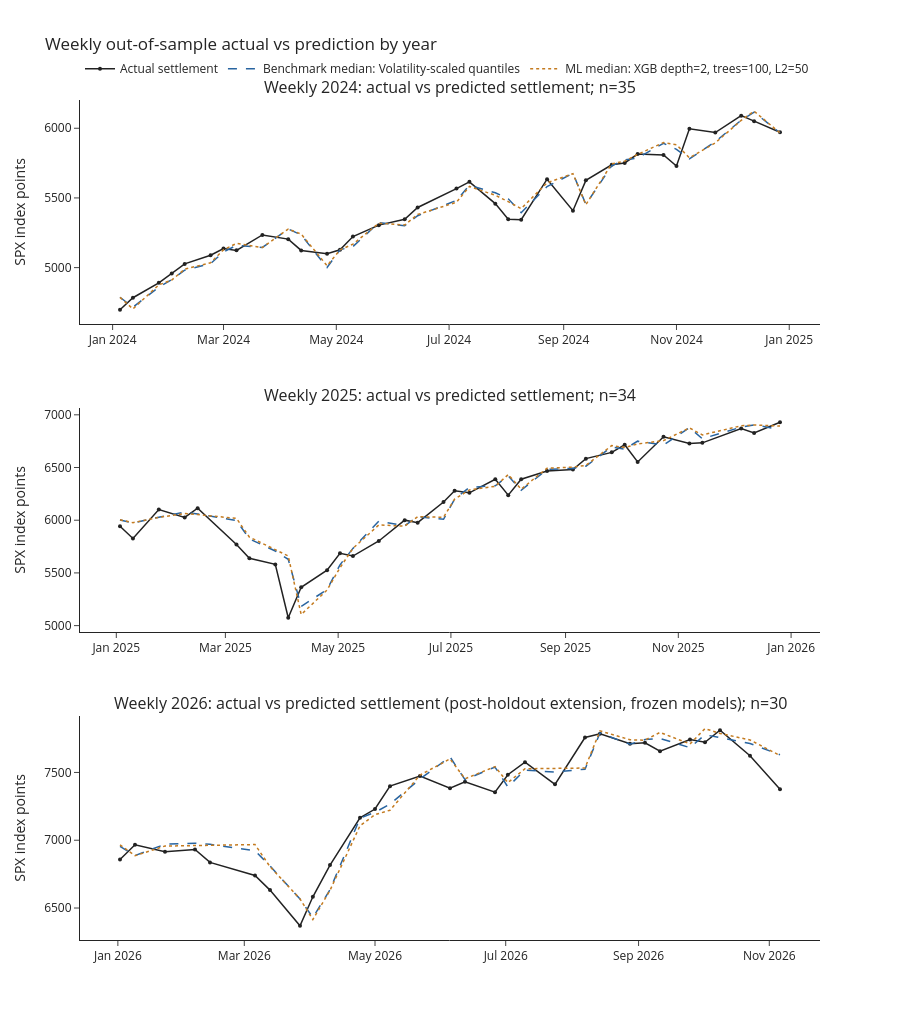

The notebook cell this image was saved under:
### Code cell
# Weekly actual vs predicted settlement, 2024-2026
figure = plots.yearly_actual_vs_prediction(yearly_predictions, state['frozen'], 'weekly',
                                           YEAR_PANELS, (EXTENSION_YEAR,))
figure.savefig(CONFIG.output / 'weekly_actual_vs_prediction_by_year.png', bbox_inches='tight', dpi=130)
plt.show()
# Same chart, interactive
plots.interactive_yearly_actual_vs_prediction(yearly_predictions, state['frozen'], 'weekly',
                                              YEAR_PANELS, (EXTENSION_YEAR,))
